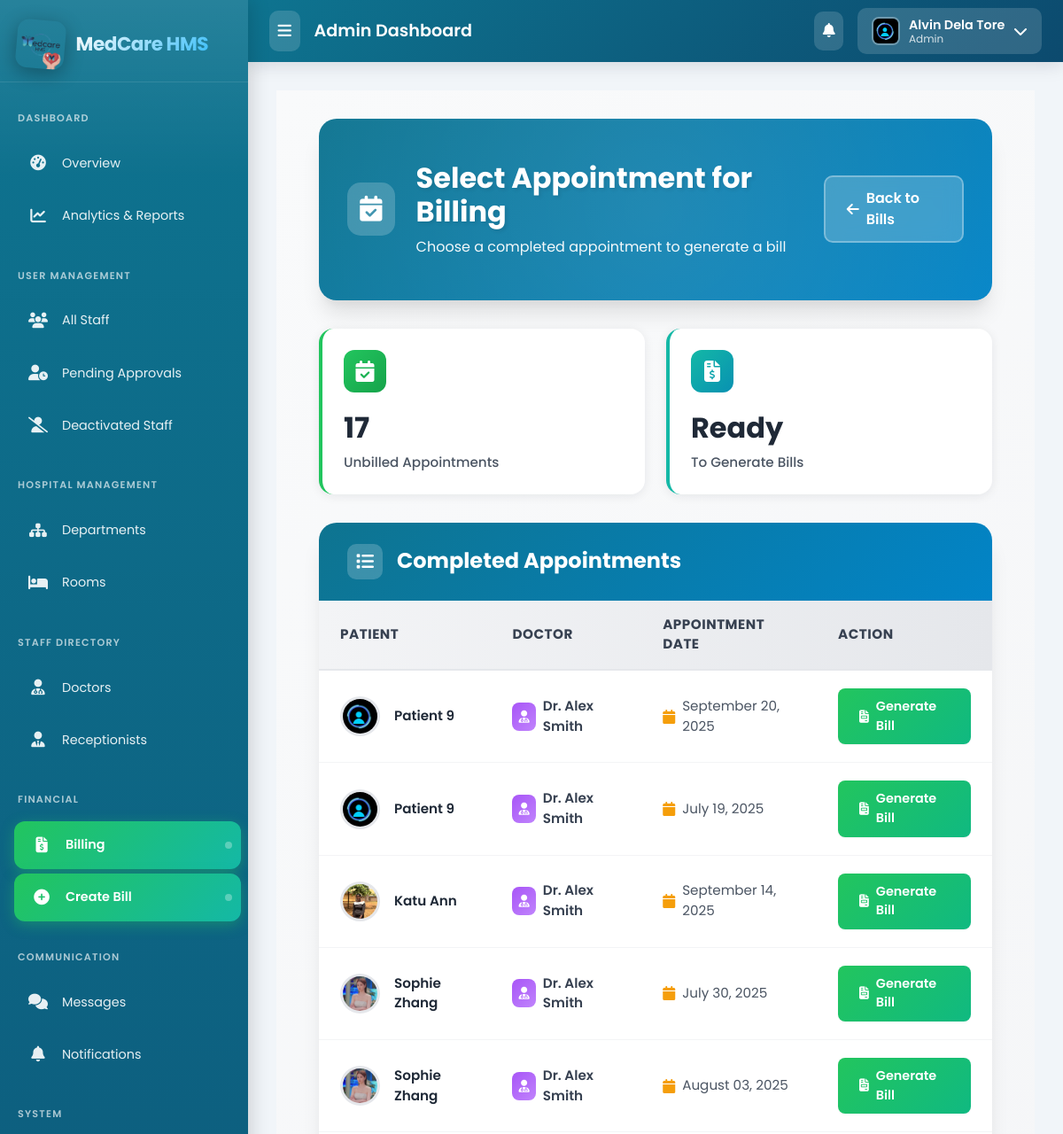
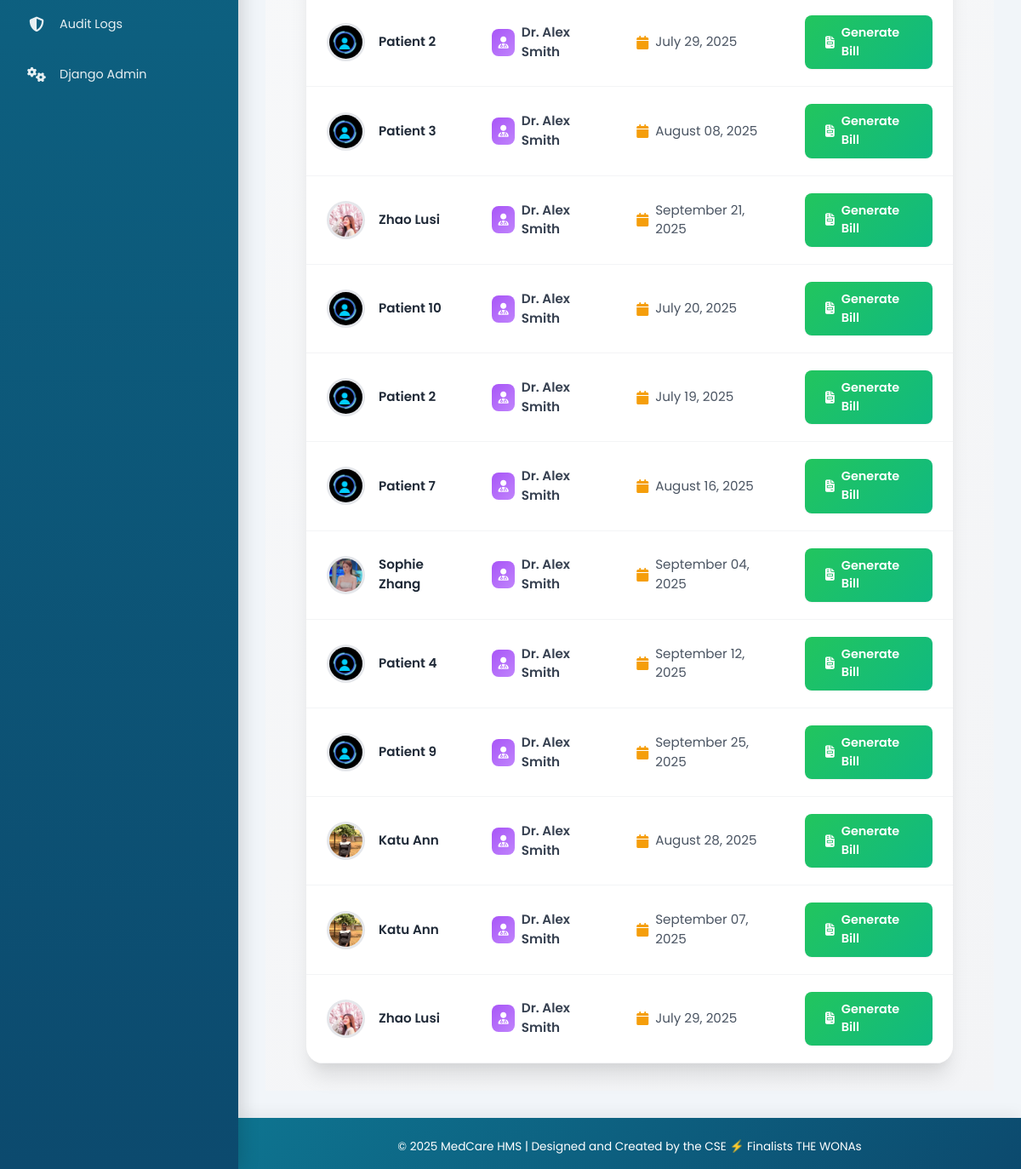
/billing/from-appointment/ (signed in), run on the app's committed database (2 pictures, top to bottom).
### patients/models.py (models this page shows, shortened)
class Appointment(models.Model):
    STATUS_CHOICES = (
        ('Pending', 'Pending'), ('Approved', 'Approved'), ('Rejected', 'Rejected'),
        ('Completed', 'Completed'), ('Cancelled', 'Cancelled'),
    )
    patient = models.ForeignKey(PatientProfile, on_delete=models.CASCADE)
    doctor = models.ForeignKey(DoctorProfile, on_delete=models.PROTECT) # Protect doctor from deletion if they have appointments
    appointment_date = models.DateField()
    appointment_time = models.TimeField()
    reason = models.TextField()
    status = models.CharField(max_length=20, choices=STATUS_CHOICES, default='Pending')
    attachment = models.FileField(upload_to=get_appointment_attachment_path, null=True, blank=True)
    created_by = models.ForeignKey(settings.AUTH_USER_MODEL, on_delete=models.SET_NULL, null=True, related_name='created_appointments')
    created_at = models.DateTimeField(auto_now_add=True)
    updated_at = models.DateTimeField(auto_now=True)

class PatientProfile(models.Model):
    GENDER_CHOICES = (('Male', 'Male'), ('Female', 'Female'), ('Other', 'Other'))
    BLOOD_GROUP_CHOICES = (
        ('A+', 'A+'), ('A-', 'A-'), ('B+', 'B+'), ('B-', 'B-'),
        ('AB+', 'AB+'), ('AB-', 'AB-'), ('O+', 'O+'), ('O-', 'O-'),
    )
    user = models.OneToOneField(User, on_delete=models.CASCADE, related_name='patientprofile')
    profile_picture = models.ImageField(upload_to=get_patient_image_path, null=True, blank=True, default='static/profile_pictures/default.jpeg')
    date_of_birth = models.DateField(null=True, blank=True)
    gender = models.CharField(max_length=10, choices=GENDER_CHOICES, null=True, blank=True)
    address = models.TextField(max_length=500, null=True, blank=True)
    blood_group = models.CharField(max_length=3, choices=BLOOD_GROUP_CHOICES, null=True, blank=True)
    emergency_contact_name = models.CharField(max_length=100, null=True, blank=True)
    emergency_contact_number = models.CharField(max_length=20, null=True, blank=True)
    medical_history = models.TextField(null=True, blank=True, help_text="Allergies, chronic conditions, etc.")
    insurance_provider = models.CharField(max_length=100, null=True, blank=True)
    insurance_policy_number = models.CharField(max_length=100, null=True, blank=True)

### doctors/models.py (models this page shows)
class DoctorProfile(models.Model):
    user = models.OneToOneField(User, on_delete=models.CASCADE, related_name='doctorprofile')
    profile_picture = models.ImageField(upload_to=get_doctor_image_path, null=True, blank=True, default='profile_pictures/default.jpeg')
    specialization = models.CharField(max_length=100)
    department = models.ForeignKey(Department, on_delete=models.SET_NULL, null=True, blank=True)
    license_number = models.CharField(max_length=100, unique=True, null=True, blank=True)
    years_of_experience = models.PositiveIntegerField(default=0)
    availability = models.TextField(blank=True, null=True, help_text="e.g., Mon-Fri, 9am-5pm")
    def __str__(self):
        return f"Dr. {self.user.first_name} {self.user.last_name}"

### billing/views.py (the view)
# urls.py: path('from-appointment/', views.select_appointment_for_billing, name='select_appointment'),
@login_required
@receptionist_required
def select_appointment_for_billing(request):
    billed_appointment_ids = Bill.objects.exclude(appointment__isnull=True).values_list('appointment_id', flat=True)
    unbilled_appointments = Appointment.objects.filter(status='Completed').exclude(id__in=billed_appointment_ids)
    context = {
        'appointments': unbilled_appointments
    }
    return render(request, 'billing/select_appointment.html', context)

### notifications/context_processors.py (called while the page is built)
def unread_notifications(request):
    if request.user.is_authenticated:
        count = Notification.objects.filter(recipient=request.user, is_read=False).count()
        return {'unread_notifications_count': count}
    return {}

### templates/billing/select_appointment.html (shortened to what this page needs)
{% extends 'base_admin.html' %}
{% load static %}
{% block content %}
<div class="select-appointment-wrapper">
    <div class="page-header">
            <div class="header-content">
                <div class="header-left">
                    <div class="header-icon">
                        <i class="fas fa-calendar-check"></i>
                    </div>
                    <div class="header-text">
                        <h1>Select Appointment for Billing</h1>
                        <p>Choose a completed appointment to generate a bill</p>
                    </div>
                </div>
                <a href="{% url 'billing:bill_list' %}" class="btn-back">
                    <i class="fas fa-arrow-left"></i>
                    Back to Bills
                </a>
            </div>
        </div>
        <div class="stats-container">
            <div class="stat-card">
                <div class="stat-icon">
                    <i class="fas fa-calendar-check"></i>
                </div>
                <div class="stat-value">{{ appointments|length }}</div>
                <div class="stat-label">Unbilled Appointments</div>
            </div>
            <div class="stat-card purple">
                <div class="stat-icon">
                    <i class="fas fa-file-invoice-dollar"></i>
                </div>
                <div class="stat-value">Ready</div>
                <div class="stat-label">To Generate Bills</div>
            </div>
        </div>
        <div class="table-container">
            <div class="table-header">
                <div class="table-header-icon">
                    <i class="fas fa-list"></i>
                </div>
                <h2>Completed Appointments</h2>
            </div>
            {% if appointments %}
                <table class="appointments-table">
                    <thead>
                        <tr>
                            <th>Patient</th>
                            <th>Doctor</th>
                            <th>Appointment Date</th>
                            <th>Action</th>
                        </tr>
                    </thead>
                    <tbody>
                        {% for appt in appointments %}
                        <tr>
                            <td data-label="Patient">
                                <div class="patient-info">
                                    <img src="{% if appt.patient.profile_picture %}{{ appt.patient.profile_picture.url }}{% else %}{% static 'images/default.jpeg' %}{% endif %}"
                                         alt="{{ appt.patient.user.get_full_name }}"
                                         class="patient-avatar">
                                    <span class="patient-name">{{ appt.patient.user.get_full_name }}</span>
                                </div>
                            </td>
                            <td data-label="Doctor">
                                <div class="doctor-info">
                                    <div class="doctor-icon">
                                        <i class="fas fa-user-md"></i>
                                    </div>
                                    <span class="doctor-name">{{ appt.doctor }}</span>
                                </div>
                            </td>
                            <td data-label="Date">
                                <div class="date-info">
                                    <i class="fas fa-calendar date-icon"></i>
                                    <span>{{ appt.appointment_date|date:"F d, Y" }}</span>
                                </div>
                            </td>
                            <td data-label="Action">
                                <a href="{% url 'billing:create_bill_from_appointment' appt.pk %}" class="btn-generate">
                                    <i class="fas fa-file-invoice"></i>
                                    Generate Bill
                                </a>
                            </td>
                        </tr>
                        {% endfor %}
                    </tbody>
                </table>
            {% endif %}
        </div>
</div>
{% endblock %}

### templates/base_admin.html (shortened to what this page needs)
{% load static %}
<!DOCTYPE html>
<html lang="en">
<head>
    <link href="https://cdn.jsdelivr.net/npm/bootstrap@5.3.0/dist/css/bootstrap.min.css" rel="stylesheet">
    <link rel="stylesheet" href="https://cdnjs.cloudflare.com/ajax/libs/font-awesome/6.4.0/css/all.min.css">
</head>
<body>
    <nav class="sidebar" id="adminSidebar">
        <div class="sidebar-brand">
            <img src="{% static 'images/logo.png' %}" alt="MedCare Logo">
            <span class="brand-text">MedCare HMS</span>
        </div>
        <div class="nav-section">
            <div class="nav-section-title">Dashboard</div>
            <a href="{% url 'accounts:admin_dashboard' %}" class="menu-link {% if request.resolver_match.url_name == 'admin_dashboard' %}active{% endif %}" data-tooltip="Overview">
                <span class="menu-icon"><i class="fas fa-tachometer-alt"></i></span>
                <span class="menu-text">Overview</span>
            </a>
            <a href="{% url 'reports:reports_dashboard' %}" class="menu-link {% if request.resolver_match.app_name == 'reports' %}active{% endif %}" data-tooltip="Analytics & Reports">
                <span class="menu-icon"><i class="fas fa-chart-line"></i></span>
                <span class="menu-text">Analytics & Reports</span>
            </a>
        </div>
        <div class="nav-section">
            <div class="nav-section-title">User Management</div>
            <a href="{% url 'accounts:staff_management_list' %}" class="menu-link" data-tooltip="All Staff">
                <span class="menu-icon"><i class="fas fa-users"></i></span>
                <span class="menu-text">All Staff</span>
            </a>
            <a href="{% url 'accounts:pending_staff_list' %}" class="menu-link" data-tooltip="Pending Approvals">
                <span class="menu-icon"><i class="fas fa-user-clock"></i></span>
                <span class="menu-text">Pending Approvals</span>
            </a>
            <a href="{% url 'accounts:deactivated_staff_list' %}" class="menu-link" data-tooltip="Deactivated Staff">
                <span class="menu-icon"><i class="fas fa-user-slash"></i></span>
                <span class="menu-text">Deactivated Staff</span>
            </a>
        </div>
        <div class="nav-section">
            <div class="nav-section-title">Hospital Management</div>
            <a href="{% url 'management:department_list' %}" class="menu-link" data-tooltip="Departments">
                <span class="menu-icon"><i class="fas fa-sitemap"></i></span>
                <span class="menu-text">Departments</span>
            </a>
            <a href="{% url 'management:room_list' %}" class="menu-link" data-tooltip="Rooms">
                <span class="menu-icon"><i class="fas fa-bed"></i></span>
                <span class="menu-text">Rooms</span>
            </a>
        </div>
        <div class="nav-section">
            <div class="nav-section-title">Staff Directory</div>
            <a href="{% url 'management:doctor_list' %}" class="menu-link" data-tooltip="Doctors">
                <span class="menu-icon"><i class="fas fa-user-md"></i></span>
                <span class="menu-text">Doctors</span>
            </a>
            <a href="{% url 'management:receptionist_list' %}" class="menu-link" data-tooltip="Receptionists">
                <span class="menu-icon"><i class="fas fa-user-tie"></i></span>
                <span class="menu-text">Receptionists</span>
            </a>
        </div>
        <div class="nav-section">
            <div class="nav-section-title">Financial</div>
            <a href="{% url 'billing:bill_list' %}" class="menu-link" data-tooltip="Billing">
                <span class="menu-icon"><i class="fas fa-file-invoice-dollar"></i></span>
                <span class="menu-text">Billing</span>
            </a>
            <a href="{% url 'billing:select_appointment' %}" class="menu-link" data-tooltip="Create Bill">
                <span class="menu-icon"><i class="fas fa-plus-circle"></i></span>
                <span class="menu-text">Create Bill</span>
            </a>
        </div>
        <div class="nav-section">
            <div class="nav-section-title">Communication</div>
            <a href="{% url 'chat:thread_list' %}" class="menu-link" data-tooltip="Messages">
                <span class="menu-icon"><i class="fas fa-comments"></i></span>
                <span class="menu-text">Messages</span>
            </a>
            <a href="{% url 'notifications:notification_list' %}" class="menu-link" data-tooltip="Notifications">
                <span class="menu-icon"><i class="fas fa-bell"></i></span>
                <span class="menu-text">Notifications</span>
            </a>
        </div>
        <div class="nav-section">
            <div class="nav-section-title">System</div>
            <a href="{% url 'audit:audit_feed' %}" class="menu-link {% if request.resolver_match.app_name == 'audit' %}active{% endif %}" data-tooltip="Audit Logs">
                <span class="menu-icon"><i class="fas fa-shield-halved"></i></span>
                <span class="menu-text">Audit Logs</span>
            </a>
            <a href="{% url 'admin:index' %}" class="menu-link" data-tooltip="Django Admin">
                <span class="menu-icon"><i class="fas fa-cogs"></i></span>
                <span class="menu-text">Django Admin</span>
            </a>
        </div>
    </nav>
    <div class="content-wrapper" id="adminContent">
        <div class="topbar">
            <div class="topbar-left">
                <button class="sidebar-toggle" id="sidebarToggle">
                    <i class="fas fa-bars"></i>
                </button>
                <h6 class="topbar-title mb-0">Admin Dashboard</h6>
            </div>
            <div class="topbar-right">
                <div class="notification-dropdown">
                    <button class="notification-btn" id="notificationToggle">
                        <i class="fas fa-bell"></i>
                    </button>
                </div>
                <div class="user-dropdown">
                    <button class="user-toggle" id="userMenuToggle">
                        <img src="{% if user.profile.image %}{{ user.profile.image.url }}{% else %}{% static 'profile_pictures/default.jpeg' %}{% endif %}"
                             alt="User Avatar" class="user-avatar">
                        <div class="user-info">
                            <span class="user-name">{{ user.get_full_name|default:user.username }}</span>
                            <span class="user-role">{% if user.is_superuser %}Super Admin{% else %}Admin{% endif %}</span>
                        </div>
                        <i class="fas fa-chevron-down"></i>
                    </button>
                </div>
            </div>
        </div>
        <div class="main-content">
            {% block content %}{% endblock %}
        </div>
        <footer>
            <p class="mb-0">© 2025 MedCare HMS | Designed and Created by the CSE ⚡ Finalists THE WONAs</p>
        </footer>
    </div>
</body>
</html>

### templates/components/messages.html (style rules this page uses)
:root { --message-success: #10b981; --message-success-bg: #ecfdf5; --message-success-border: #a7f3d0; --message-success-text: #065f46; --message-error: #ef4444; --message-error-bg: #fef2f2; --message-error-border: #fecaca; --message-error-text: #991b1b; --message-warning: #f59e0b; --message-warning-bg: #fffbeb; --message-warning-border: #fed7aa; --message-warning-text: #92400e; --message-info: #3b82f6; --message-info-bg: #eff6ff; --message-info-border: #bfdbfe; --message-info-text: #1e40af; --message-slide-duration: 300ms; --message-fade-duration: 250ms; --message-scale-duration: 200ms; }

### data on the page
Appointment: patient.profile_picture (placeholder picture), patient.user.get_full_name "Patient 9", doctor "Dr. Alex Smith", appointment_date "September 20, 2025"
Appointment: patient.profile_picture (placeholder picture), patient.user.get_full_name "Patient 9", doctor "Dr. Alex Smith", appointment_date "July 19, 2025"
Appointment: patient.profile_picture (picture), patient.user.get_full_name "Katu Ann", doctor "Dr. Alex Smith", appointment_date "September 14, 2025"
Appointment: patient.last_name (picture), patient.user.get_full_name "Sophie Zhang", doctor "Dr. Alex Smith", appointment_date "July 30, 2025"
Appointment: patient.last_name (picture), patient.user.get_full_name "Sophie Zhang", doctor "Dr. Alex Smith", appointment_date "August 03, 2025"
Appointment: patient.profile_picture (placeholder picture), patient.user.get_full_name "Patient 2", doctor "Dr. Alex Smith", appointment_date "July 29, 2025"
Appointment: patient.profile_picture (placeholder picture), patient.user.get_full_name "Patient 3", doctor "Dr. Alex Smith", appointment_date "August 08, 2025"
Appointment: patient.last_name (picture), patient.user.get_full_name "Zhao Lusi", doctor "Dr. Alex Smith", appointment_date "September 21, 2025"
Appointment: patient.profile_picture (placeholder picture), patient.user.get_full_name "Patient 10", doctor "Dr. Alex Smith", appointment_date "July 20, 2025"
Appointment: patient.profile_picture (placeholder picture), patient.user.get_full_name "Patient 2", doctor "Dr. Alex Smith", appointment_date "July 19, 2025"
Appointment: patient.profile_picture (placeholder picture), patient.user.get_full_name "Patient 7", doctor "Dr. Alex Smith", appointment_date "August 16, 2025"
Appointment: patient.last_name (picture), patient.user.get_full_name "Sophie Zhang", doctor "Dr. Alex Smith", appointment_date "September 04, 2025"
Appointment: patient.profile_picture (placeholder picture), patient.user.get_full_name "Patient 4", doctor "Dr. Alex Smith", appointment_date "September 12, 2025"
Appointment: patient.profile_picture (placeholder picture), patient.user.get_full_name "Patient 9", doctor "Dr. Alex Smith", appointment_date "September 25, 2025"
Appointment: patient.profile_picture (picture), patient.user.get_full_name "Katu Ann", doctor "Dr. Alex Smith", appointment_date "August 28, 2025"
Appointment: patient.profile_picture (picture), patient.user.get_full_name "Katu Ann", doctor "Dr. Alex Smith", appointment_date "September 07, 2025"
Appointment: patient.last_name (picture), patient.user.get_full_name "Zhao Lusi", doctor "Dr. Alex Smith", appointment_date "July 29, 2025"

### other printed values
{{ user.get_full_name|default:user.username }} "Alvin Dela Tore"
{{ appointments|length }} "17"
